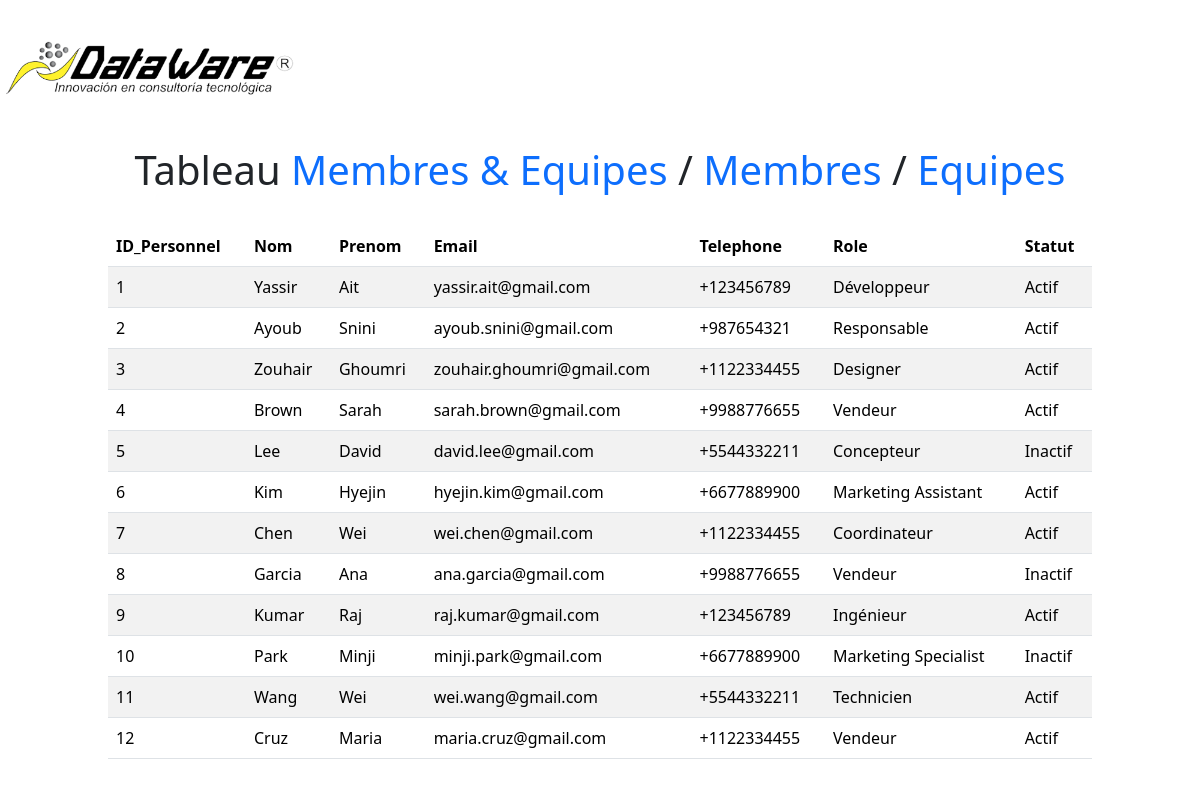
Screenshot of /Members.php with the database file from the repository.
### tables this page shows
CREATE TABLE `membre_personnel` (
  `ID_Personnel` int(255) NOT NULL,
  `Nom` varchar(50) NOT NULL,
  `Prenom` varchar(50) NOT NULL,
  `Email` varchar(255) NOT NULL,
  `Telephone` varchar(20) NOT NULL,
  `Role` varchar(50) NOT NULL,
  `ID_Equipe` int(11) NOT NULL,
  `Statut` varchar(50) NOT NULL
);

### Members.php (the view, shortened to what this page needs)
<?php
include "connect.php";
$query = "SELECT * FROM membre_personnel ";
$resultat = mysqli_query($conn, $query);
?>
<!DOCTYPE html>
<html lang="en">
<head>
    <link href="https://cdn.jsdelivr.net/npm/bootstrap@5.3.2/dist/css/bootstrap.min.css" rel="stylesheet">
    <link rel="stylesheet" href="style.css">
</head>
<body>
    <div><img src="logo.png" alt="icone" class="w-25 h-25" ></div>
    <div> <h1 class="text-center">Tableau <a href="index.php">Membres & Equipes</a> / <a href="#">Membres</a> / <a href="Equipes.php">Equipes</a>  </h1></div>
   <div class=" d-flex justify-content-center ">
      <div class="col-md-10 px-2 ">
      <table class="table table-striped mt-4 rounded-top-4 overflow-hidden ">
        <thead>
           <tr>
             <th class=" align-middle">ID_Personnel</th>
             <th class=" align-middle">Nom</th>
             <th class=" align-middle">Prenom</th>
             <th class=" align-middle">Email</th>
             <th class=" align-middle">Telephone</th>
             <th class=" align-middle">Role</th>
             <th class=" align-middle">Statut</th>
           </tr>
        </thead>
        <tbody>
            <tr>
            <?php
        while($row = mysqli_fetch_assoc($resultat)){
            ?>
             <td class=" align-middle"><?php echo $row['ID_Personnel']; ?></th>
             <td class=" align-middle"><?php echo $row['Nom']; ?></th>
             <td class=" align-middle"><?php echo $row['Prenom']; ?></th>
             <td class=" align-middle"><?php echo $row['Email']; ?></th>
             <td class=" align-middle"><?php echo $row['Telephone']; ?></th>
             <td class=" align-middle"><?php echo $row['Role']; ?></th>
             <td class=" align-middle"><?php echo $row['Statut']; ?></th>
            </tr>
        <?php
        }
        ?>
        </tbody>
       </table>
        </div>
</body>
</html>

### style.css (style rules this page uses)
* { text-decoration: none !important; }
body { background-image: url(bg.png); }

### rows the page displays
membre_personnel: ID_Personnel "1", Nom "Yassir", Prenom "Ait", Email "yassir.ait@gmail.com", Telephone "+123456789", Role "Développeur", Statut "Actif"
membre_personnel: ID_Personnel "2", Nom "Ayoub", Prenom "Snini", Email "ayoub.snini@gmail.com", Telephone "+987654321", Role "Responsable", Statut "Actif"
membre_personnel: ID_Personnel "3", Nom "Zouhair", Prenom "Ghoumri", Email "zouhair.ghoumri@gmail.com", Telephone "+1122334455", Role "Designer", Statut "Actif"
membre_personnel: ID_Personnel "4", Nom "Brown", Prenom "Sarah", Email "sarah.brown@gmail.com", Telephone "+9988776655", Role "Vendeur", Statut "Actif"
membre_personnel: ID_Personnel "5", Nom "Lee", Prenom "David", Email "david.lee@gmail.com", Telephone "+5544332211", Role "Concepteur", Statut "Inactif"
membre_personnel: ID_Personnel "6", Nom "Kim", Prenom "Hyejin", Email "hyejin.kim@gmail.com", Telephone "+6677889900", Role "Marketing Assistant", Statut "Actif"
membre_personnel: ID_Personnel "7", Nom "Chen", Prenom "Wei", Email "wei.chen@gmail.com", Telephone "+1122334455", Role "Coordinateur", Statut "Actif"
membre_personnel: ID_Personnel "8", Nom "Garcia", Prenom "Ana", Email "ana.garcia@gmail.com", Telephone "+9988776655", Role "Vendeur", Statut "Inactif"
membre_personnel: ID_Personnel "9", Nom "Kumar", Prenom "Raj", Email "raj.kumar@gmail.com", Telephone "+123456789", Role "Ingénieur", Statut "Actif"
membre_personnel: ID_Personnel "10", Nom "Park", Prenom "Minji", Email "minji.park@gmail.com", Telephone "+6677889900", Role "Marketing Specialist", Statut "Inactif"
membre_personnel: ID_Personnel "11", Nom "Wang", Prenom "Wei", Email "wei.wang@gmail.com", Telephone "+5544332211", Role "Technicien", Statut "Actif"
membre_personnel: ID_Personnel "12", Nom "Cruz", Prenom "Maria", Email "maria.cruz@gmail.com", Telephone "+1122334455", Role "Vendeur", Statut "Actif"
